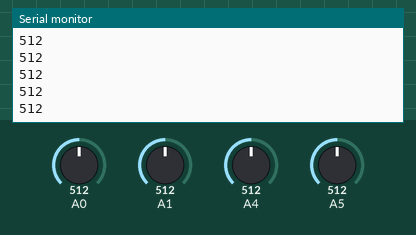
Simulated run of this sketch. Board: Arduino Uno, built with avr-gcc and run on an emulated ATmega328P. Shown: the last lines printed to the serial monitor. The test bench sets the inputs (shaded band); at power-on: A0 = 512, A1 = 512, A4 = 512, A5 = 512. Random numbers use the default seed unless the sketch sets one; no radio packets arrive unless stated.

Above: at 1.2 s.
1.3 s: A0 set to 716
2.8 s: A1 set to 306
At 3.23 s:
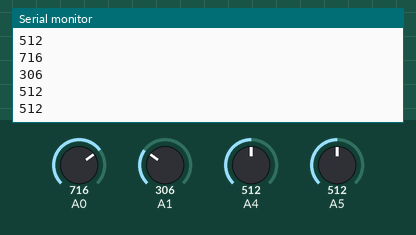
4.3 s: A4 set to 992
At 4.73 s:
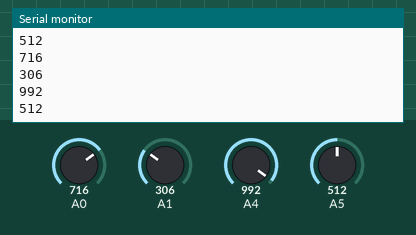
5.8 s: A5 set to 30
At 6.24 s:
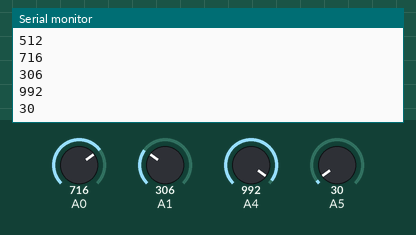
Timing chart, 0 to 8.3 s (numbered marks = the images above; inputs shaded):
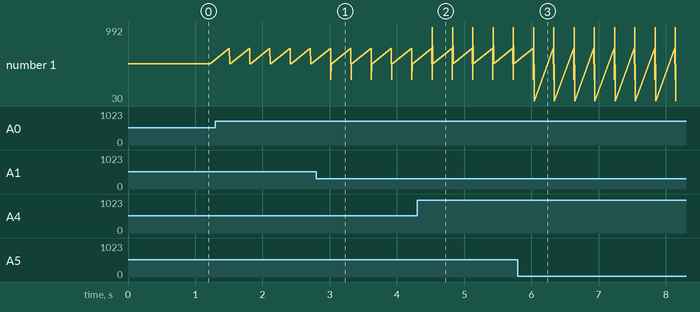

Measured:
- after the input at 2.8 s, the serial monitor: prints a new line after 0.22 s (image 1)
- after the input at 4.3 s, the serial monitor: prints a new line after 0.23 s (image 2)
- after the input at 5.8 s, the serial monitor: prints a new line after 0.24 s (image 3)
- plotted number 1: 512 → 30 after the input at 5.8 s

The sketch:

emetteur_commande.ino
```cpp
#include <VirtualWire.h>

const int PolyNum = 0x50;

static inline byte CRC8(const byte data, byte poly)
{
    for (int i = 0; i < 8; ++i)
    {
        poly = poly << 1;
        int bit = (data >> i) & 1;
        if (bit)
        {
            poly = poly ^ PolyNum;
        }
    }

    return poly;
}

const int led_pin = 11;
const int transmit_pin = 12;
const int receive_pin = 2;
const int transmit_en_pin = 3;


void setup() {
    Serial.begin(9600);
    vw_set_tx_pin(transmit_pin);
    vw_set_rx_pin(receive_pin);
    vw_set_ptt_pin(transmit_en_pin);
    vw_set_ptt_inverted(true);
    vw_setup(2000);
    randomSeed(analogRead(2));
}

struct Joystick {

public:
   //Axe des X => parallèles à la direction des pins.

  int X, Y;

  Joystick(int pinX, int pinY) :
      pinX(pinX), pinY(pinY)
  {
  }

  void readValues() {
     this->X = analogRead(pinX);
     this->Y = analogRead(pinY);
  }

private:

  const int pinX, pinY;
};

void populateRandom(uint8_t* const buff, const int len)
{
  for (int i = 0; i < len - 1; i++) {
    buff[i] = (uint8_t)random(256);
  }
}

//Calculer le checksum d'un buffer de données, et l'inscrire à la fin du buffer.
void calcCRC8OfBuffer(uint8_t* const buff, const int len)     //Len = taille du buffer sans le checksum, le buffer doit donc avoir une taille >= len + 1
{
  byte p = PolyNum;
  for (int i = 0; i < len; i++) {
    p = CRC8(buff[i], p);
  }
  buff[len] = p;
}

//char c = 0;
byte motA = 0, motB = 0, motC = 0, motD = 0;

Joystick j1(A0, A1), j2(A4, A5);

void construireCommande(void) {
  uint8_t buff[5];
  Serial.println(j1.X);
  Serial.println(j1.Y);
  Serial.println(j2.X);
  Serial.println(j2.Y);
  Serial.println("\n\n\n\n");
}

void loop() {
  j1.readValues();
  j2.readValues();
  construireCommande();
  delay(300);
}
```
